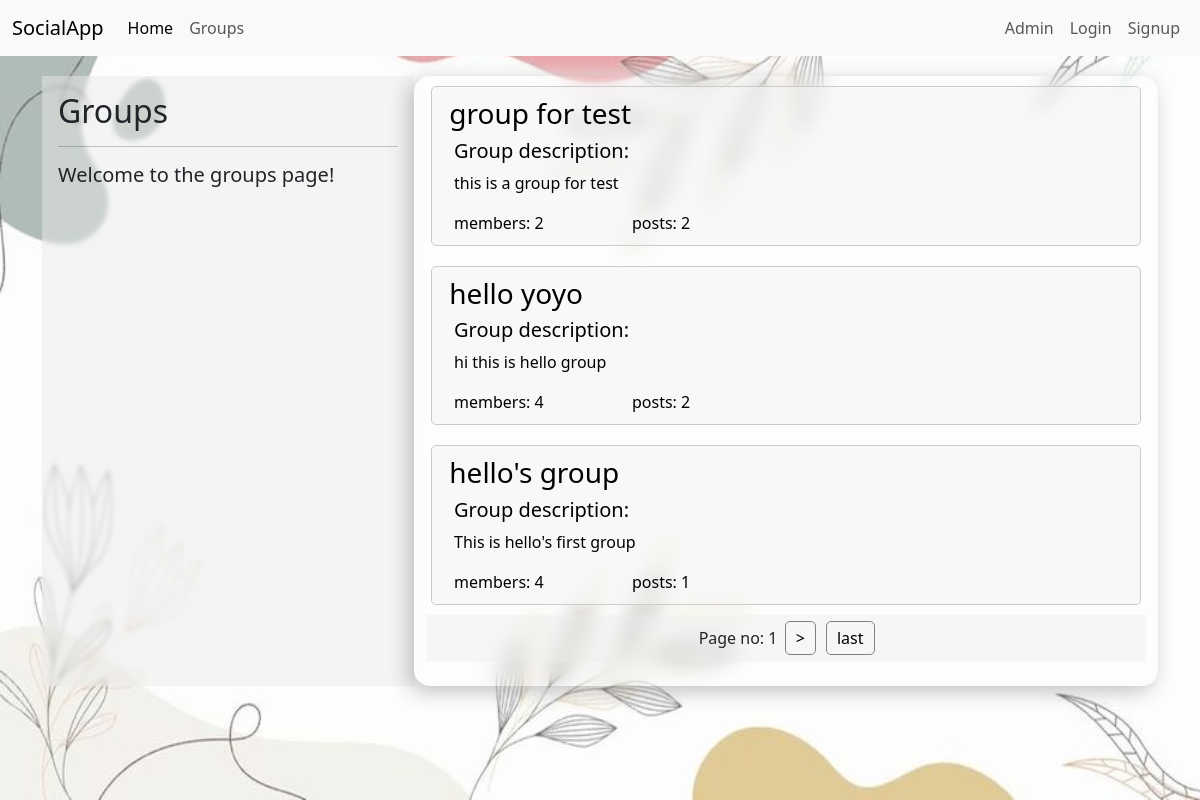
The page /groups/ on the database as committed earlier.
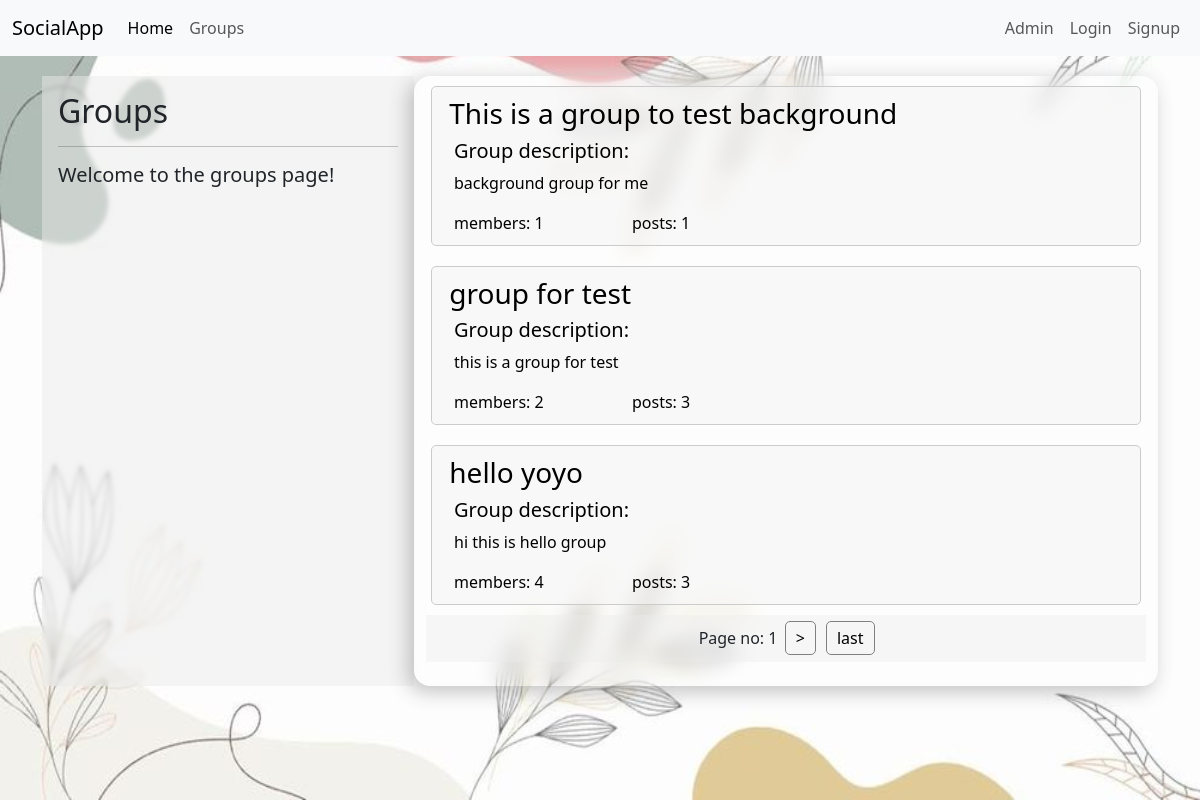
The same page on the database as committed later.
### groups/models.py (models this page shows, shortened)
class Group(models.Model):
    name = models.CharField(max_length=100)
    slug = models.SlugField()
    group_img = models.ImageField(upload_to='group_bg_pics')
    g_description = models.TextField(blank= True, default='')
    g_description_html = models.TextField(editable=False, default='', blank=True)
    members = models.ManyToManyField(User, through='GroupMember')
    class Meta:
        ordering = ["name"]

### groups/views.py (the view)
# urls.py: path('', views.ListGroup.as_view(), name='all'),
class ListGroup(ListView):
    model = Group
    paginate_by = 3

### groups/templates/groups/group_list.html (shortened to what this page needs)
{% extends 'groups/group_base.html' %}
{% block pregroup %}
{% load static %}
<div class="col-lg-4" style="background-color: rgba(235, 235, 235, 0.488); backdrop-filter:blur(2px); padding: 1em;">
    <div class="content">
        <h2>Groups</h2>
        <hr>
        <p><h5> Welcome to the groups page! </h5></p>
    </div>
</div>
{% endblock %}
{% block group_content %}
<div class="col-lg-8 blurry" >
    <div class="list-group">
        {% for group in object_list %}
        <a href="{% url 'groups:single' slug=group.slug %}" class="group-list-item link-color">
            <h3 class="title list-group-item-heading">
                &nbsp;{{group.name}}
            </h3>
            <div class="list-group-item-text container-fluid">
               <h5> Group description: </h5> {{group.g_description_html|safe}}
                <div class="row" style="margin:0em;">
                <div class="col-md-3" style="margin:0px; padding: 0px;">
                members:  {{ group.members.count }}
                </div>
                <div class="col-md-3">
                posts:  {{ group.posts.count}}
                </div>
                </div>
            </div>
        </a>
        {% endfor %}
    </div>
<div class="pagination" >
    <span class="step-links">
        Page no:
        <span class="current-page">{{ page_obj.number }}</span>
        {% if page_obj.has_next %}
            <a class="group-page-box" href="?page={{ page_obj.next_page_number }}">></a>
            <a class="group-page-box" href="?page={{ page_obj.paginator.num_pages }}">last </a>
        {% endif %}
    </span>
</div>
<br>
</div>
<div style="height: 100%; width: 100%; padding:1em; ">
    <img class="group-list-img" style=""
    src="{% static 'socialapp/images/group_bg_img5.jpg' %}">
{% endblock %}

Rows that differ between the two databases and show on the page:
no longer on this page (row unchanged): Group: name "hello's group", g_description_html "This is hello's first group", members.count "4", posts.count "1"
added Group: name "This is a group to test background", g_description_html "background group for me", members.count "1", posts.count "1"
computed for Group "group for test": posts.count "2" → "3"
computed for Group "hello yoyo": posts.count "2" → "3"
